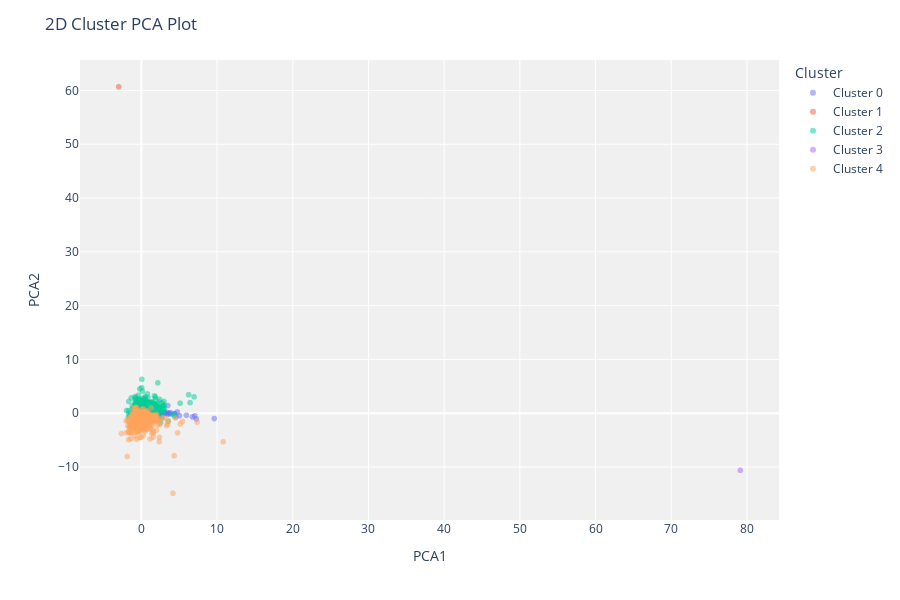

Source (notebook cell):
### Code cell
kmeans = create_model("kmeans", num_clusters=5)
plot_model(kmeans, plot="cluster")

### Figure 1 — Plotly figure (JSON) as saved in the notebook; plotly's stock layout.template omitted (floating-point values rounded to 4 significant figures; data arrays with more than 128 entries replaced by an {"elided": "..."} marker saying what was removed)
{"data": [{"customdata": {"elided": "6632x1 float values"}, "hovertemplate": "Cluster=Cluster 0<br>PCA1=%{x}<br>PCA2=%{y}<br>Feature=%{customdata[0]}<extra></extra>", "legendgroup": "Cluster 0", "marker": {"color": "#636efa", "opacity": 0.5, "symbol": "circle"}, "mode": "markers", "name": "Cluster 0", "showlegend": true, "textposition": "top center", "type": "scattergl", "x": {"elided": "6632 float values"}, "xaxis": "x", "y": {"elided": "6632 float values"}, "yaxis": "y"}, {"customdata": [[12997891]], "hovertemplate": "Cluster=Cluster 1<br>PCA1=%{x}<br>PCA2=%{y}<br>Feature=%{customdata[0]}<extra></extra>", "legendgroup": "Cluster 1", "marker": {"color": "#EF553B", "opacity": 0.5, "symbol": "circle"}, "mode": "markers", "name": "Cluster 1", "showlegend": true, "textposition": "top center", "type": "scattergl", "x": [-2.993], "xaxis": "x", "y": [60.7], "yaxis": "y"}, {"customdata": {"elided": "978x1 float values"}, "hovertemplate": "Cluster=Cluster 2<br>PCA1=%{x}<br>PCA2=%{y}<br>Feature=%{customdata[0]}<extra></extra>", "legendgroup": "Cluster 2", "marker": {"color": "#00cc96", "opacity": 0.5, "symbol": "circle"}, "mode": "markers", "name": "Cluster 2", "showlegend": true, "textposition": "top center", "type": "scattergl", "x": {"elided": "978 float values"}, "xaxis": "x", "y": {"elided": "978 float values"}, "yaxis": "y"}, {"customdata": [[1016000.0]], "hovertemplate": "Cluster=Cluster 3<br>PCA1=%{x}<br>PCA2=%{y}<br>Feature=%{customdata[0]}<extra></extra>", "legendgroup": "Cluster 3", "marker": {"color": "#ab63fa", "opacity": 0.5, "symbol": "circle"}, "mode": "markers", "name": "Cluster 3", "showlegend": true, "textposition": "top center", "type": "scattergl", "x": [79.12], "xaxis": "x", "y": [-10.63], "yaxis": "y"}, {"customdata": {"elided": "2388x1 float values"}, "hovertemplate": "Cluster=Cluster 4<br>PCA1=%{x}<br>PCA2=%{y}<br>Feature=%{customdata[0]}<extra></extra>", "legendgroup": "Cluster 4", "marker": {"color": "#FFA15A", "opacity": 0.5, "symbol": "circle"}, "mode": "markers", "name": "Cluster 4", "showlegend": true, "textposition": "top center", "type": "scattergl", "x": {"elided": "2388 float values"}, "xaxis": "x", "y": {"elided": "2388 float values"}, "yaxis": "y"}], "layout": {"height": 600, "legend": {"title": {"text": "Cluster"}, "tracegroupgap": 0}, "margin": {"t": 60}, "plot_bgcolor": "rgb(240,240,240)", "title": {"text": "2D Cluster PCA Plot"}, "xaxis": {"anchor": "y", "domain": [0, 1], "title": {"text": "PCA1"}}, "yaxis": {"anchor": "x", "domain": [0, 1], "title": {"text": "PCA2"}}}}
